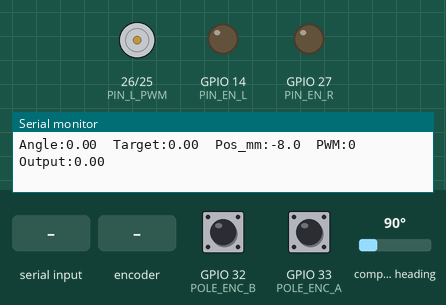
This sketch was run on a simulated ESP32. Shown: motor-driver pin pairs drawn as motors (green arrow = first pin HIGH = forward, orange = second pin HIGH = backward, longer = more drive), output pins drawn as LEDs (lit = HIGH), the last lines printed to the serial monitor. Wiring (inferred from the names in the program): AS5600 angle sensor at I2C address 0x36. The test bench sets the inputs (shaded band); at power-on: GPIO 32 (POLE_ENC_B) HIGH, GPIO 33 (POLE_ENC_A) HIGH, compass heading 90°.

Above: at 1.2 s.
1.3 s: "S" received over Serial
At 2.6 s:
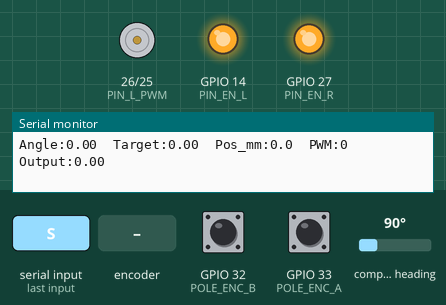
2.9 s: rotary encoder on GPIO 33 (POLE_ENC_A) / GPIO 32 (POLE_ENC_B) turned 3 steps (first pin leading)
At 3.11 s:
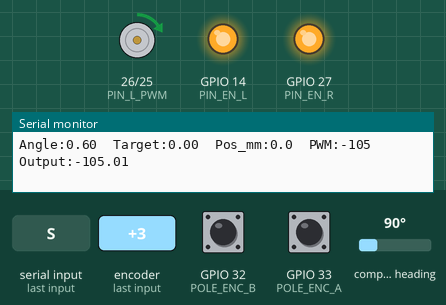
5.0 s: rotary encoder on GPIO 33 (POLE_ENC_A) / GPIO 32 (POLE_ENC_B) turned 3 steps (first pin leading)
At 6.7 s:
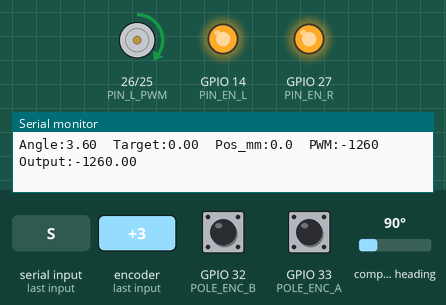
7.1 s: "X" received over Serial
At 8.0 s:
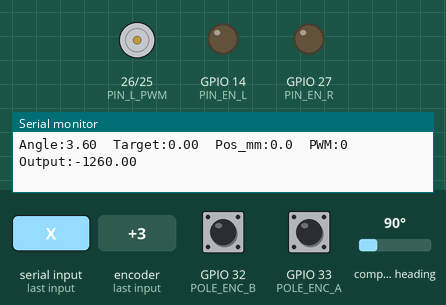
Timing chart, 0 to 9.6 s (numbered marks = the images above; inputs shaded):
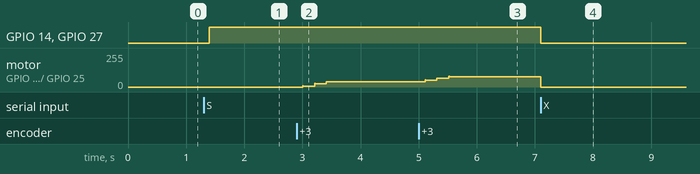

Measured:
- after the input at 1.3 s, GPIO 14 (PIN_EN_L), GPIO 27 (PIN_EN_R): LOW → HIGH after 0.10 s
- after the input at 2.9 s, motor on GPIO 26 (PIN_L_PWM) / GPIO 25 (PIN_R_PWM): stopped → forward 7/255 after 0.10 s, → forward 26/255 0.21 s later, → forward 39/255 0.20 s later
- after the input at 5.0 s, motor on GPIO 26 (PIN_L_PWM) / GPIO 25 (PIN_R_PWM): forward 39/255 → forward 52/255 after 0.11 s, → forward 65/255 0.20 s later, → forward 78/255 0.20 s later
- after the input at 7.1 s, GPIO 14 (PIN_EN_L), GPIO 27 (PIN_EN_R): HIGH → LOW at once; motor on GPIO 26 (PIN_L_PWM) / GPIO 25 (PIN_R_PWM): forward 78/255 → stopped at once

The sketch:

PID_final.ino
```cpp
#include <Arduino.h>
#include <Wire.h>

// --- HARDWARE ---
#define PIN_R_PWM 25
#define PIN_L_PWM 26
#define PIN_EN_R  27
#define PIN_EN_L  14
#define POLE_ENC_A 33
#define POLE_ENC_B 32
#define AS5600_ADDR 0x36
#define RAW_ANGLE_REG 0x0C

// --- CONSTANTS ---
const int PWM_FREQ = 18000;
const int PWM_RES  = 12;
const int PWM_CHANNEL_R = 0;
const int PWM_CHANNEL_L = 1;
const float POLE_PPR = 600.0; // x4 quadrature decoding -> 2400 effective ticks/rev
const float METERS_PER_REV = 0.032;
const float TRACK_LIMIT = 0.10;

// --- PID (TUNED FOR RESPONSE + STABILITY) ---
float Kp_angle = 350.0;
float Ki_angle = 0.0;
float Kd_angle = 120.0;

float Kp_pos = 0.0;
float Ki_pos = 0.0;
float Kd_pos = 0.0;

// --- STATE ---
volatile long poleTicks = 0;

float angleOffset = 0;
int offsetRawAngle = 0;

float currentPos = 0, targetAngle = 0;
float angleErrorI = 0, posErrorI = 0;
float lastAngleError = 0, lastPosError = 0;
float filteredD = 0, smoothPWM = 0;

int lastRawAngle = -1;
long fullRotations = 0;

unsigned long lastTime = 0;
unsigned long lastDebugTime = 0;

bool systemEnabled = false;
bool balanceActive = false;

// --- ENCODER ---
void IRAM_ATTR readPoleA() {
  if (digitalRead(POLE_ENC_A) == digitalRead(POLE_ENC_B)) poleTicks++;
  else poleTicks--;
}

void IRAM_ATTR readPoleB() {
  if (digitalRead(POLE_ENC_A) == digitalRead(POLE_ENC_B)) poleTicks--;
  else poleTicks++;
}

// --- AS5600 ---
uint16_t readAS5600() {
  Wire.beginTransmission(AS5600_ADDR);
  Wire.write(RAW_ANGLE_REG);
  Wire.endTransmission();
  Wire.requestFrom(AS5600_ADDR, 2);
  if (Wire.available() >= 2) return (Wire.read() << 8) | Wire.read();
  return 0;
}

// --- SETUP ---
void setup() {
  Serial.begin(115200);
  Wire.begin(21, 22);
  Wire.setClock(400000);

  ledcSetup(PWM_CHANNEL_R, PWM_FREQ, PWM_RES);
  ledcSetup(PWM_CHANNEL_L, PWM_FREQ, PWM_RES);
  ledcAttachPin(PIN_R_PWM, PWM_CHANNEL_R);
  ledcAttachPin(PIN_L_PWM, PWM_CHANNEL_L);

  pinMode(POLE_ENC_A, INPUT_PULLUP);
  pinMode(POLE_ENC_B, INPUT_PULLUP);
  attachInterrupt(digitalPinToInterrupt(POLE_ENC_A), readPoleA, CHANGE);
  attachInterrupt(digitalPinToInterrupt(POLE_ENC_B), readPoleB, CHANGE);

  pinMode(PIN_EN_R, OUTPUT);
  pinMode(PIN_EN_L, OUTPUT);
  digitalWrite(PIN_EN_R, LOW);
  digitalWrite(PIN_EN_L, LOW);

  lastRawAngle = readAS5600();

  Serial.println("READY: Press S to zero & start");
}

// --- LOOP ---
void loop() {

  // --- COMMANDS ---
  if (Serial.available()) {
    char cmd = Serial.read();

    if (cmd == 'S' || cmd == 's') {

      angleErrorI = 0;
      posErrorI = 0;

      long tickSum = 0;
      for (int i = 0; i < 50; i++) {
        tickSum += poleTicks;
        delay(2);
      }
      angleOffset = -(tickSum / 50.0) * 360.0 / (POLE_PPR * 4.0);

      int raw = readAS5600();
      offsetRawAngle = raw;
      fullRotations = 0;
      lastRawAngle = raw;

      smoothPWM = 0;
      filteredD = 0;
      lastAngleError = 0;
      lastPosError = 0;

      systemEnabled = true;
      balanceActive = false;

      Serial.println("ZERO SET: ANGLE + POSITION");
    }

    if (cmd == 'X' || cmd == 'x') {
      systemEnabled = false;
      stopMotor();
      Serial.println("STOP");
    }
  }

  // --- TIMING ---
  unsigned long now = micros();
  float dt = (now - lastTime) / 1e6;
  if (dt < 0.004) return;

  // --- ANGLE ---
  float rawAngle = -(poleTicks * 360.0 / (POLE_PPR * 4.0));
  float currentAngle = rawAngle - angleOffset;
  // --- POSITION ---
  int raw = readAS5600();
  if (lastRawAngle != -1) {
    int diff = raw - lastRawAngle;
    if (diff < -2048) fullRotations++;
    else if (diff > 2048) fullRotations--;
  }
  lastRawAngle = raw;

  float absolutePos = ((fullRotations * 4096.0 + raw) / 4096.0) * METERS_PER_REV;
  float zeroPos = (offsetRawAngle / 4096.0) * METERS_PER_REV;
  currentPos = -(absolutePos - zeroPos);
  // --- OUTER PID ---
  float posError = -currentPos;
  //if (abs(posError) < 0.02) posError *= 0.3;
  posErrorI = constrain(posErrorI + posError * dt, -0.2, 0.2);
  float posD = (posError - lastPosError) / dt;
  targetAngle = Kp_pos * posError + Ki_pos * posErrorI + Kd_pos * posD;
  targetAngle = constrain(targetAngle, -6.0, 6.0);

  // --- INNER PID ---
  float angleError = targetAngle - currentAngle;
  if (abs(angleError) < 1.0) angleError *= 0.5;
  angleErrorI = constrain(angleErrorI + angleError * dt, -10, 10);

  float rawD = (angleError - lastAngleError) / dt;
  filteredD = 0.45 * rawD + 0.55 * filteredD;

  float output = Kp_angle * angleError + Ki_angle * angleErrorI + Kd_angle * filteredD;

  // --- CONTROL ---
  if (systemEnabled) {

    if (!balanceActive && abs(currentAngle) < 10.0) {
      balanceActive = true;
      digitalWrite(PIN_EN_R, HIGH);
      digitalWrite(PIN_EN_L, HIGH);
    }

    if (balanceActive && abs(currentAngle) < 45 && abs(currentPos) < TRACK_LIMIT) {
      driveMotor(constrain(output, -4095, 4095));
    } else {
      stopMotor();
    }
  }

  // --- DEBUG OUTPUT ---
  if (millis() - lastDebugTime > 50) {


    Serial.print("Angle:"); Serial.print(currentAngle, 2); Serial.print("\t");
    Serial.print("Target:"); Serial.print(targetAngle, 2); Serial.print("\t");
    Serial.print("Pos_mm:"); Serial.print(currentPos * 1000.0, 1); Serial.print("\t");
    Serial.print("PWM:"); Serial.print(smoothPWM, 0); Serial.print("\t");
    Serial.print("Output:"); Serial.print(output, 2);
    Serial.println();

    lastDebugTime = millis();
  }

  lastAngleError = angleError;
  lastPosError = posError;
  lastTime = now;
}

// --- MOTOR ---
void driveMotor(int speed) {

  if (speed > 0 && speed < 40) speed = 40;
  else if (speed < 0 && speed > -40) speed = -40;
  else if (speed == 0) speed = 0;

  smoothPWM = 0.85 * speed + 0.15 * smoothPWM;
  static float lastPWM = 0;
  float maxStep = 400;  // tune this (200–500 range)

  float delta = smoothPWM - lastPWM;
  delta = constrain(delta, -maxStep, maxStep);

  smoothPWM = lastPWM + delta;
  lastPWM = smoothPWM;
  int pwm = constrain((int)smoothPWM, -4095, 4095);

  if (pwm > 0) {
    ledcWrite(PWM_CHANNEL_R, pwm);
    ledcWrite(PWM_CHANNEL_L, 0);
  } else if (pwm < 0) {
    ledcWrite(PWM_CHANNEL_R, 0);
    ledcWrite(PWM_CHANNEL_L, -pwm);
  } else {
    ledcWrite(PWM_CHANNEL_R, 0);
    ledcWrite(PWM_CHANNEL_L, 0);
  }
}

// --- STOP ---
void stopMotor() {
  digitalWrite(PIN_EN_R, LOW);
  digitalWrite(PIN_EN_L, LOW);
  ledcWrite(PWM_CHANNEL_R, 0);
  ledcWrite(PWM_CHANNEL_L, 0);

  smoothPWM = 0;
  angleErrorI = 0;
  posErrorI = 0;
  balanceActive = false;
}
```
